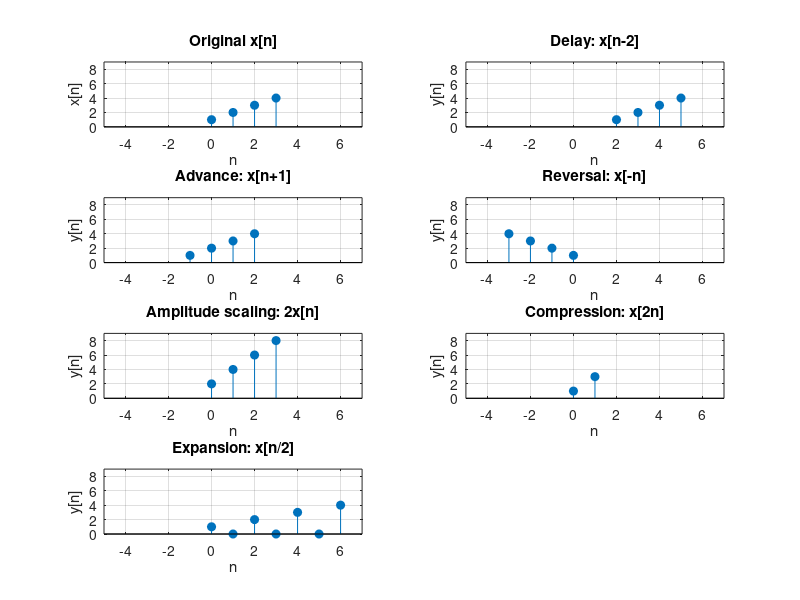

MATLAB code to generate this figure: (Note: this script raises an error after producing the figure.)
% =========================================================
% Problem 2: Signal Operations on x[n] = {1, 2, 3, 4}
% Time shifting, time reversal, amplitude scaling and
% time scaling (compression and expansion).
% Origin assumed at the first sample: x[0] = 1.
% =========================================================

clc;          % Clear the Command Window
clear;        % Remove all variables from the Workspace
close all;    % Close all open figures

%% Original signal
n = 0:3;              % Sample index: x[0]=1, x[1]=2, x[2]=3, x[3]=4
x = [1 2 3 4];        % Sample values

%% 1. Time shifting: y[n] = x[n - k]
k = 2;
n_delay = n + k;      % Delay by k: every sample moves k steps to the right
x_delay = x;          % Values stay the same, only positions change

m = 1;
n_adv = n - m;        % Advance by m, y[n] = x[n + m]: moves m steps to the left
x_adv = x;

%% 2. Time reversal: y[n] = x[-n]
n_rev = -fliplr(n);   % Mirror the index around n = 0
x_rev = fliplr(x);    % Reverse the order of values to match the new index

%% 3a. Amplitude scaling: y[n] = 2*x[n]
x_amp = 2 * x;        % Height changes, positions stay the same

%% 3b. Time compression: y[n] = x[2n]
keep   = (mod(n, 2) == 0);    % True only where n is even
n_comp = n(keep) / 2;         % Even n values divided by 2
x_comp = x(keep);             % Samples at odd n are lost

%% 3c. Time expansion: y[n] = x[n/2]
n_exp = 2*min(n) : 2*max(n);          % New index range is twice as long
x_exp = zeros(size(n_exp));           % Start with all zeros
x_exp(mod(n_exp, 2) == 0) = x;        % Put original samples at even n

%% Plotting (same axis limits on every subplot for easy comparison)
xr = [-5 7];          % Common n-axis range
yr = [0 9];           % Common amplitude range

figure('Name', 'Problem 2: Signal Operations');

subplot(4,2,1);
stem(n, x, 'filled');
title('Original x[n]');
xlabel('n'); ylabel('x[n]'); xlim(xr); ylim(yr); grid on;

subplot(4,2,2);
stem(n_delay, x_delay, 'filled');
title('Delay: x[n-2]');
xlabel('n'); ylabel('y[n]'); xlim(xr); ylim(yr); grid on;

subplot(4,2,3);
stem(n_adv, x_adv, 'filled');
title('Advance: x[n+1]');
xlabel('n'); ylabel('y[n]'); xlim(xr); ylim(yr); grid on;

subplot(4,2,4);
stem(n_rev, x_rev, 'filled');
title('Reversal: x[-n]');
xlabel('n'); ylabel('y[n]'); xlim(xr); ylim(yr); grid on;

subplot(4,2,5);
stem(n, x_amp, 'filled');
title('Amplitude scaling: 2x[n]');
xlabel('n'); ylabel('y[n]'); xlim(xr); ylim(yr); grid on;

subplot(4,2,6);
stem(n_comp, x_comp, 'filled');
title('Compression: x[2n]');
xlabel('n'); ylabel('y[n]'); xlim(xr); ylim(yr); grid on;

subplot(4,2,7);
stem(n_exp, x_exp, 'filled');
title('Expansion: x[n/2]');
xlabel('n'); ylabel('y[n]'); xlim(xr); ylim(yr); grid on;

sgtitle('Problem 2: Signal Operations on x[n] = \{1, 2, 3, 4\}');

%% Show every result in the Command Window (row 1 = n, row 2 = value)
disp('Original:');             disp([n; x]);
disp('Delay x[n-2]:');         disp([n_delay; x_delay]);
disp('Advance x[n+1]:');       disp([n_adv; x_adv]);
disp('Reversal x[-n]:');       disp([n_rev; x_rev]);
disp('Amplitude 2x[n]:');      disp([n; x_amp]);
disp('Compression x[2n]:');    disp([n_comp; x_comp]);
disp('Expansion x[n/2]:');     disp([n_exp; x_exp]);

%% Verification against hand calculation (1 = correct, 0 = wrong)
disp('--- Verification ---');
disp(['Delay       : ', num2str(isequal(n_delay, [2 3 4 5])  && isequal(x_delay, [1 2 3 4]))]);
disp(['Advance     : ', num2str(isequal(n_adv,   [-1 0 1 2]) && isequal(x_adv,   [1 2 3 4]))]);
disp(['Reversal    : ', num2str(isequal(n_rev,   [-3 -2 -1 0]) && isequal(x_rev, [4 3 2 1]))]);
disp(['Amplitude   : ', num2str(isequal(x_amp,   [2 4 6 8]))]);
disp(['Compression : ', num2str(isequal(n_comp,  [0 1])     && isequal(x_comp,  [1 3]))]);
disp(['Expansion   : ', num2str(isequal(n_exp,   0:6)       && isequal(x_exp,   [1 0 2 0 3 0 4]))]);
